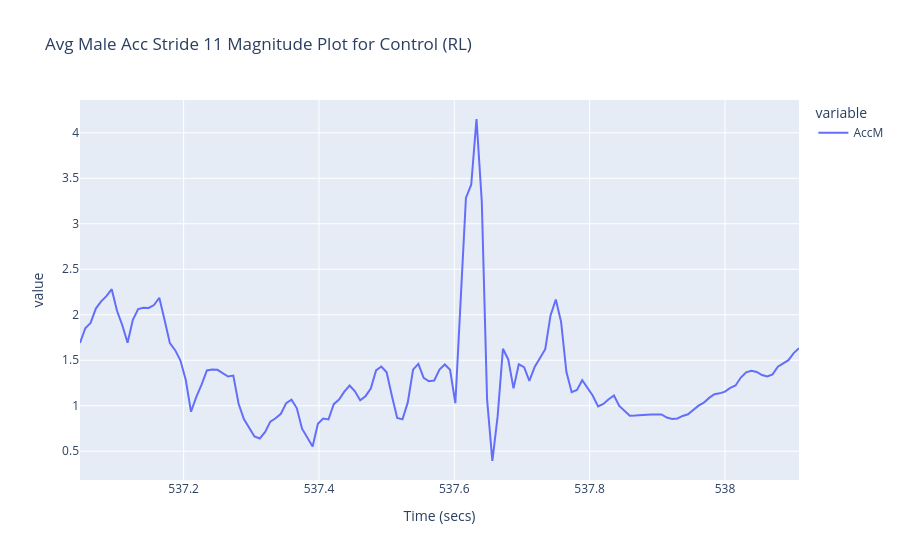
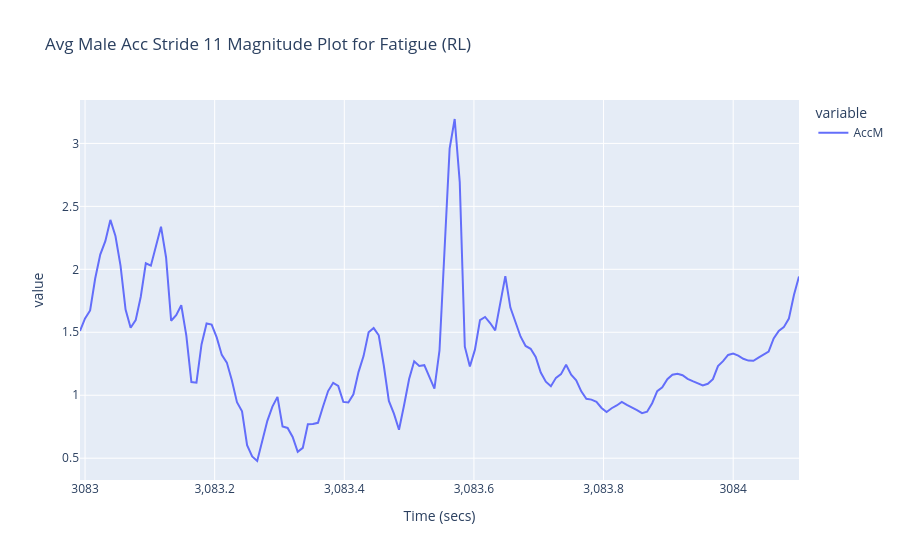
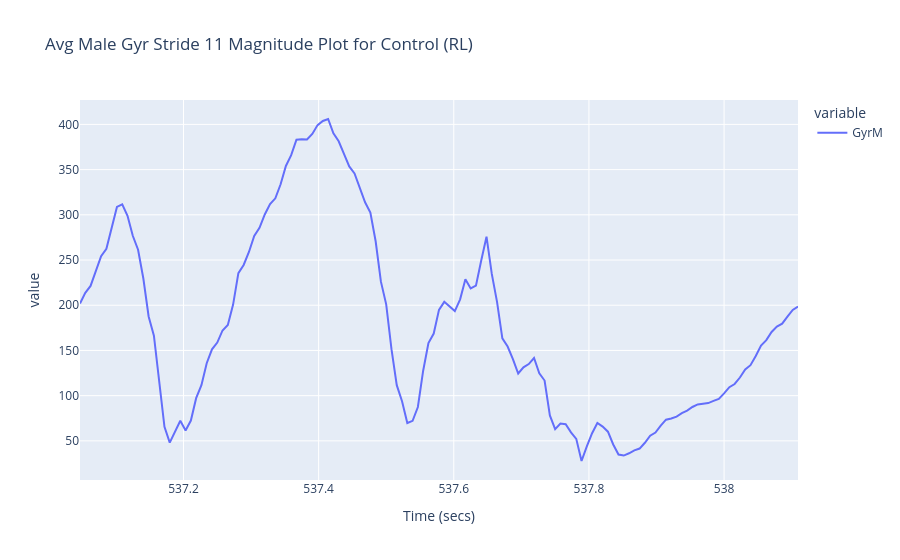
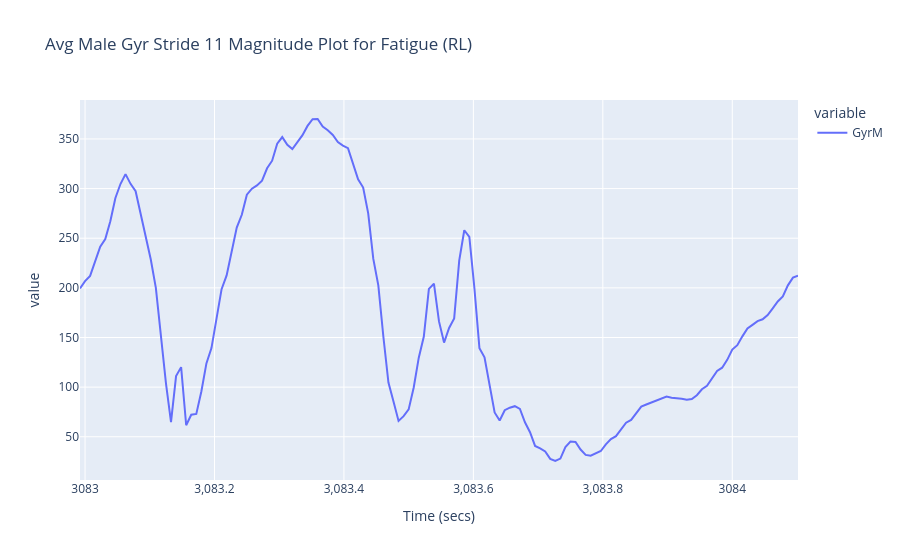

The cell these charts' notebook holds for them, in order:
### Markdown cell above
Signals are very faint and nearly nonexistant across the fatigue states

### Code cell
fig = px.line(control_df_02.iloc[::downsample_factor], x='Time (secs)', y=["AccM"], title=f"Avg Male Acc Stride {stride_index+1} Magnitude Plot for Control ({sensor_location})")
fig.show()

fig = px.line(fatigue_df_02.iloc[::downsample_factor], x='Time (secs)', y=["AccM"], title=f"Avg Male Acc Stride {stride_index+1} Magnitude Plot for Fatigue ({sensor_location})")
fig.show()

fig = px.line(control_df_02.iloc[::downsample_factor], x='Time (secs)', y=["GyrM"], title=f"Avg Male Gyr Stride {stride_index+1} Magnitude Plot for Control ({sensor_location})")
fig.show()

fig = px.line(fatigue_df_02.iloc[::downsample_factor], x='Time (secs)', y=["GyrM"], title=f"Avg Male Gyr Stride {stride_index+1} Magnitude Plot for Fatigue ({sensor_location})")
fig.show()

### Figure 1 — Plotly figure (JSON) as saved in the notebook; plotly's stock layout.template omitted (floating-point values rounded to 4 significant figures; data arrays with more than 128 entries replaced by an {"elided": "..."} marker saying what was removed)
{"data": [{"hovertemplate": "variable=AccM<br>Time (secs)=%{x}<br>value=%{y}<extra></extra>", "legendgroup": "AccM", "line": {"color": "#636efa", "dash": "solid"}, "marker": {"symbol": "circle"}, "mode": "lines", "name": "AccM", "orientation": "v", "showlegend": true, "type": "scatter", "x": {"elided": "137 float values"}, "xaxis": "x", "y": {"elided": "137 float values"}, "yaxis": "y"}], "layout": {"legend": {"title": {"text": "variable"}, "tracegroupgap": 0}, "title": {"text": "Avg Male Acc Stride 11 Magnitude Plot for Control (RL)"}, "xaxis": {"anchor": "y", "domain": [0, 1], "title": {"text": "Time (secs)"}}, "yaxis": {"anchor": "x", "domain": [0, 1], "title": {"text": "value"}}}}

### Figure 2 — Plotly figure (JSON) as saved in the notebook; plotly's stock layout.template omitted (floating-point values rounded to 4 significant figures; data arrays with more than 128 entries replaced by an {"elided": "..."} marker saying what was removed)
{"data": [{"hovertemplate": "variable=AccM<br>Time (secs)=%{x}<br>value=%{y}<extra></extra>", "legendgroup": "AccM", "line": {"color": "#636efa", "dash": "solid"}, "marker": {"symbol": "circle"}, "mode": "lines", "name": "AccM", "orientation": "v", "showlegend": true, "type": "scatter", "x": {"elided": "143 float values"}, "xaxis": "x", "y": {"elided": "143 float values"}, "yaxis": "y"}], "layout": {"legend": {"title": {"text": "variable"}, "tracegroupgap": 0}, "title": {"text": "Avg Male Acc Stride 11 Magnitude Plot for Fatigue (RL)"}, "xaxis": {"anchor": "y", "domain": [0, 1], "title": {"text": "Time (secs)"}}, "yaxis": {"anchor": "x", "domain": [0, 1], "title": {"text": "value"}}}}

### Figure 3 — Plotly figure (JSON) as saved in the notebook; plotly's stock layout.template omitted (floating-point values rounded to 4 significant figures; data arrays with more than 128 entries replaced by an {"elided": "..."} marker saying what was removed)
{"data": [{"hovertemplate": "variable=GyrM<br>Time (secs)=%{x}<br>value=%{y}<extra></extra>", "legendgroup": "GyrM", "line": {"color": "#636efa", "dash": "solid"}, "marker": {"symbol": "circle"}, "mode": "lines", "name": "GyrM", "orientation": "v", "showlegend": true, "type": "scatter", "x": {"elided": "137 float values"}, "xaxis": "x", "y": {"elided": "137 float values"}, "yaxis": "y"}], "layout": {"legend": {"title": {"text": "variable"}, "tracegroupgap": 0}, "title": {"text": "Avg Male Gyr Stride 11 Magnitude Plot for Control (RL)"}, "xaxis": {"anchor": "y", "domain": [0, 1], "title": {"text": "Time (secs)"}}, "yaxis": {"anchor": "x", "domain": [0, 1], "title": {"text": "value"}}}}

### Figure 4 — Plotly figure (JSON) as saved in the notebook; plotly's stock layout.template omitted (floating-point values rounded to 4 significant figures; data arrays with more than 128 entries replaced by an {"elided": "..."} marker saying what was removed)
{"data": [{"hovertemplate": "variable=GyrM<br>Time (secs)=%{x}<br>value=%{y}<extra></extra>", "legendgroup": "GyrM", "line": {"color": "#636efa", "dash": "solid"}, "marker": {"symbol": "circle"}, "mode": "lines", "name": "GyrM", "orientation": "v", "showlegend": true, "type": "scatter", "x": {"elided": "143 float values"}, "xaxis": "x", "y": {"elided": "143 float values"}, "yaxis": "y"}], "layout": {"legend": {"title": {"text": "variable"}, "tracegroupgap": 0}, "title": {"text": "Avg Male Gyr Stride 11 Magnitude Plot for Fatigue (RL)"}, "xaxis": {"anchor": "y", "domain": [0, 1], "title": {"text": "Time (secs)"}}, "yaxis": {"anchor": "x", "domain": [0, 1], "title": {"text": "value"}}}}
